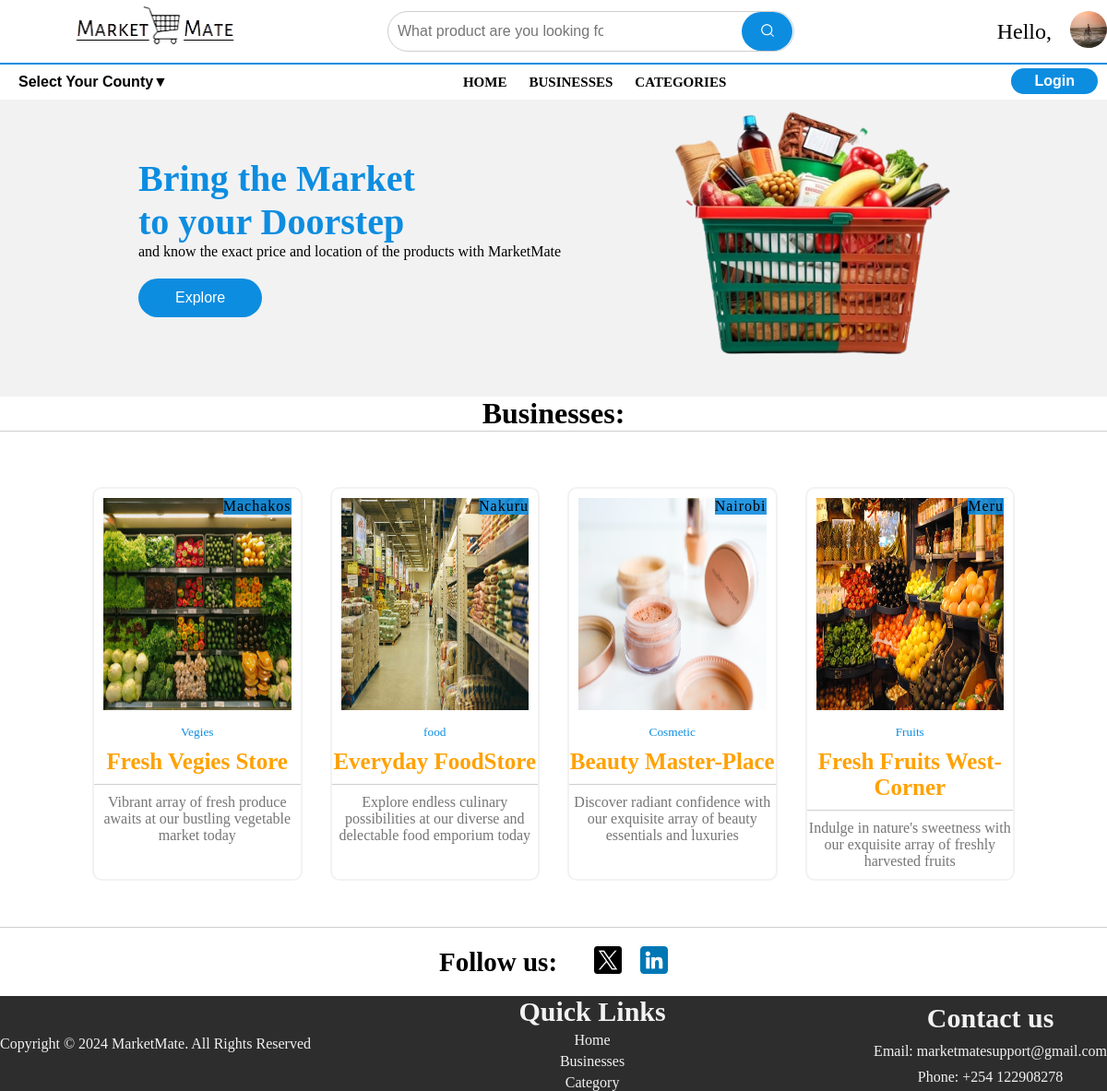
The page /stores/ on the database its author committed.
### marketmate/models.py (models this page shows, shortened)
class Business(models.Model):
    b_id = ShortUUIDField(unique=True, length=10, max_length=20, prefix="bus", alphabet="abcdef123456")
    name = models.CharField(max_length=200)
    image = models.ImageField(upload_to='marketmate/files/covers', null=True)
    category = models.ForeignKey(Category, on_delete=models.CASCADE)
    votes = models.IntegerField(default=0)
    phone_no = models.IntegerField(default=0000000000)
    owner = models.ForeignKey(User, on_delete=models.CASCADE)
    description = models.CharField(max_length=200, null=True, blank=True)
    county = models.CharField(max_length=100)
    address = models.CharField(max_length=100)
    updated = models.DateTimeField(auto_now=True)
    created = models.DateTimeField(auto_now_add=True)
    class Meta:
        ordering = ['-updated', '-created']

class Category(models.Model):
    c_id = ShortUUIDField(unique=True, length=10, max_length=20, prefix="bus", alphabet="abcdef123456")
    name = models.CharField(max_length=100)

### marketmate/views.py (the view)
# urls.py: path('stores/', views.storesPage, name='stores'),
def storesPage(request):
    q = request.GET.get('q') if request.GET.get('q') != None else ''
    businesses = Business.objects.filter(Q(county__icontains=q) |
                                         Q(name__icontains=q) |
                                         Q(description__icontains=q) |
                                         Q(category__name__icontains=q)
    )
    context = {'businesses': businesses}
    return render(request, 'marketmate/stores.html', context)

### marketmate/templates/marketmate/stores.html
{% extends 'base.html' %}
{% block content %}
    <div class="businesses-header">
        <h1>Businesses:</h1>
    </div>
    <div>
        <div class="grid-container">
            {% for business in businesses %}
            <div class="business">
                <a href="{% url 'business-page' business.b_id %}"><img src="{{ business.image.url }}" alt=""></a>
                <small class="cat">{{business.category.name}}</small>
                <a href="{% url 'business-page' business.b_id %}"><h3>{{ business.name }}</h3></a>
                <small class="location">{{ business.county }}</small>
                <p>{{ business.description }}</p>
            </div>
            {% endfor %}
        </div>
    </div>
{% endblock content %}

### static/styles/home.css (style rules this page uses)
* { box-sizing: border-box; margin: 0; padding: 0; text-decoration: none; }
.grid-container { display: grid; grid-template-columns: 1fr 1fr 1fr 1fr; margin-top: 60px; margin-left: 100px; margin-right: 100px; grid-gap: 30px; }
.business { border: 2px solid #f2f2f3; border-radius: 10px; text-align: center; position: relative; }
.business img { width: 100%; height: 250px; padding: 10px 10px; }
.cat { color: #0d8de0; }
.business h3 { color: #FFA101; font-size: 25px; margin-top: 10px; text-decoration: none; }
.business p { color: #757577; margin-top: 10px; margin-bottom: 10px; padding-top: 10px; border-top: 1px solid #ceced1; }
.location { position: absolute; background-color: #0d8ce0e3; color: #000; top: 10px; right: 10px; font-size: 16px; letter-spacing: 1px; }

### static/styles/stores.css (style rules this page uses)
.businesses-header { text-align: center; border-bottom: 1px solid #ceced1; }

### rows shown on the page
Business: image (picture), category.name "Vegies", name "Fresh Vegies Store", county "Machakos", description "Vibrant array of fresh produce awaits at our bustling vegetable market today"
Business: image (picture), category.name "food", name "Everyday FoodStore", county "Nakuru", description "Explore endless culinary possibilities at our diverse and delectable food emporium today"
Business: image (picture), category.name "Cosmetic", name "Beauty Master-Place", county "Nairobi", description "Discover radiant confidence with our exquisite array of beauty essentials and luxuries"
Business: image (picture), category.name "Fruits", name "Fresh Fruits West-Corner", county "Meru", description "Indulge in nature's sweetness with our exquisite array of freshly harvested fruits"
